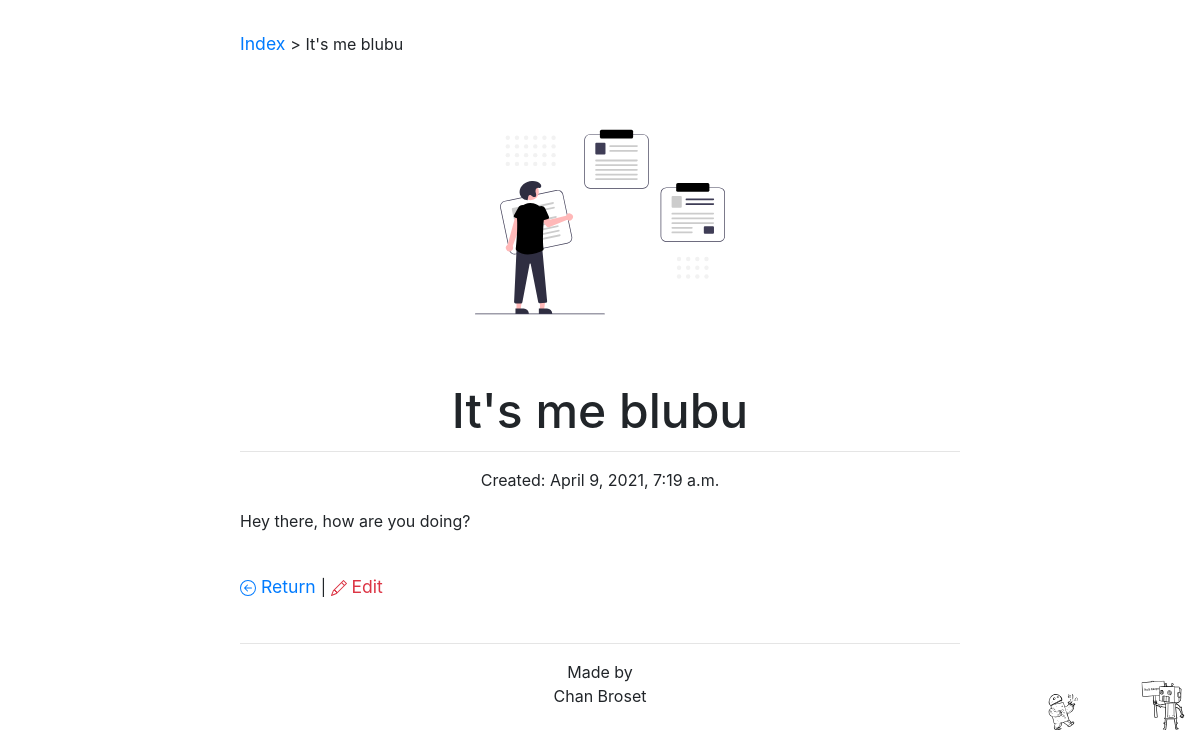
The app's page /note_keeper/It's me blubu/ (signed in) with its own data.
### note_keeper/models.py (models this page shows, shortened)
class Note(models.Model):
    title = models.CharField(max_length=200, primary_key=True)
    user = models.ForeignKey(User, on_delete=models.CASCADE)
    content = models.TextField()
    modify_date = models.DateTimeField('date published', auto_now_add=True)
    doc = models.DateTimeField('date published', auto_now_add=True)

### note_keeper/views.py (the view)
# urls.py: path('<str:pk>/', views.DetailView.as_view(), name='note'),
class DetailView(LoginRequiredMixin, generic.DetailView):
    login_url = '/accounts/login/'
    model = Note
    template_name = 'note_keeper/note.html'
    def get(self, request, *args, **kwargs):
        try:
            self.object = self.get_object()
            if self.object.user != self.request.user:
                raise Http404
        except Http404:
            messages.info(request, "There is no such note in your account")
            return HttpResponseRedirect(reverse('note_keeper:index'))
        context = self.get_context_data(object=self.object)
        return self.render_to_response(context)

### note_keeper/backup/templates/note_keeper/note.html (shortened to what this page needs)
{% extends "note_keeper/base.html" %}
{% block currPage %} <a href="{% url 'note_keeper:index' %}"> Index </a> > {{ note.title }} {% endblock %}
{% block heading1 %} {{ note.title }} {% endblock %}
{% block mainbody %}
<hr />
<p class="text-center"> {% if note.doc >= note.modify_date %} Created: {{ note.doc }} {% endif %}
{% if note.modify_date > note.doc %} Created: {{ note.doc }}, Updated: {{ note.modify_date }} {% endif %} </p>
<p> {{ note.content | linebreaks }} </p>
<div class="margin-top">
<a href="{% url 'note_keeper:index' %}">  Return </a>
 |
  <a href="{% url 'note_keeper:edit_note' note.title %}" class="card-link text-danger"> Edit</a>
</div>
{% endblock %}

### note_keeper/static/note_keeper/style.css (style rules this page uses)
:root { -moz-tab-size: 4; -o-tab-size: 4; tab-size: 4; }
html { line-height: 1.15; -webkit-text-size-adjust: 100%; }
html { -webkit-font-smoothing: antialiased; -moz-osx-font-smoothing: grayscale; }
body { font-family: Inter, ui-sans-serif, system-ui, -apple-system, BlinkMacSystemFont, Segoe UI, Roboto, Helvetica Neue, Arial, Noto Sans, sans-serif, Apple Color Emoji, Segoe UI Emoji, Segoe UI Symbol, Noto Color Emoji; margin: 2em 2em 2em 2em; background-color: #FFF; background: url("images/bg.svg"); background-repeat: no-repeat; background-position: right bottom; background-size: 10em; }
p { font-size: 1rem; line-height: 1.55rem; }
a { font-size: 1.1rem; line-height: 1.55rem; text-decoration: inherit; }
.margin-top { margin: 5vh 0 0 0; }
@media (min-width: 1024px) { body { margin: 2em 20vw 2em 20vw; background-color: #FFF; } }

### records on screen
Note: title "It's me blubu", doc "April 9, 2021, 7:19 a.m.", content "Hey there, how are you doing?"
